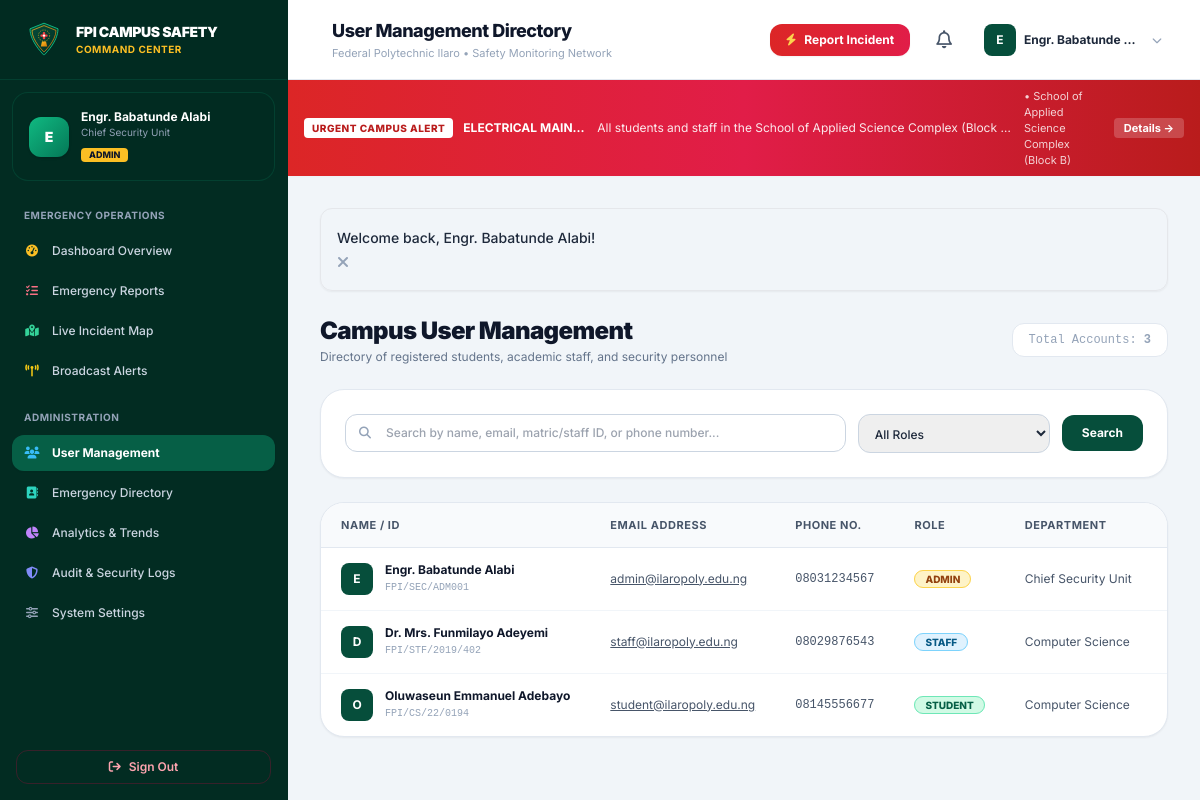
The page /admin/users.php (signed in) on the database its author committed.
### tables this page shows
CREATE TABLE `alerts` (
  `id` INT UNSIGNED AUTO_INCREMENT PRIMARY KEY,
  `title` VARCHAR(200) NOT NULL,
  `message` TEXT NOT NULL,
  `emergency_type` VARCHAR(100) NOT NULL,
  `severity` ENUM('Low', 'Medium', 'High', 'Critical') NOT NULL DEFAULT 'High',
  `location` VARCHAR(200) NOT NULL,
  `target_audience` ENUM('Everyone', 'Students', 'Staff') NOT NULL DEFAULT 'Everyone',
  `is_active` TINYINT(1) NOT NULL DEFAULT 1,
  `created_by` INT UNSIGNED NULL,
  `start_time` DATETIME NOT NULL DEFAULT CURRENT_TIMESTAMP,
  `expiry_time` DATETIME DEFAULT NULL,
  `created_at` TIMESTAMP DEFAULT CURRENT_TIMESTAMP,
  `updated_at` TIMESTAMP DEFAULT CURRENT_TIMESTAMP ON UPDATE CURRENT_TIMESTAMP,
  FOREIGN KEY (`created_by`) REFERENCES `users`(`id`) ON DELETE SET NULL,
  INDEX `idx_alerts_active` (`is_active`),
  INDEX `idx_alerts_severity` (`severity`)
);

CREATE TABLE `users` (
  `id` INT UNSIGNED AUTO_INCREMENT PRIMARY KEY,
  `name` VARCHAR(120) NOT NULL,
  `email` VARCHAR(150) NOT NULL UNIQUE,
  `phone` VARCHAR(25) NOT NULL,
  `role` ENUM('student', 'staff', 'admin') NOT NULL DEFAULT 'student',
  `id_number` VARCHAR(50) NOT NULL COMMENT 'Matric Number or Staff ID',
  `department` VARCHAR(100) NOT NULL,
  `password` VARCHAR(255) NOT NULL,
  `avatar` VARCHAR(255) DEFAULT NULL,
  `status` ENUM('active', 'inactive') NOT NULL DEFAULT 'active',
  `created_at` TIMESTAMP DEFAULT CURRENT_TIMESTAMP,
  `updated_at` TIMESTAMP DEFAULT CURRENT_TIMESTAMP ON UPDATE CURRENT_TIMESTAMP,
  INDEX `idx_users_role` (`role`),
  INDEX `idx_users_status` (`status`)
);

### admin/users.php (the view, shortened to what the rows shown need)
<?php
$pageTitle = 'User Management Directory';
require_once __DIR__ . '/../includes/nav-portal.php';
$pdo = getDB();
$sql = "SELECT * FROM users WHERE 1=1";
$params = [];
$sql .= " ORDER BY created_at DESC";
$stmt = $pdo->prepare($sql);
$stmt->execute($params);
$usersList = $stmt->fetchAll();
?>
<div class="space-y-6">
    <div class="flex flex-col sm:flex-row sm:items-center justify-between gap-4">
        <div>
            <h2 class="text-2xl font-black text-slate-900 tracking-tight">Campus User Management</h2>
        </div>
    </div>
    <div class="bg-white rounded-3xl border border-slate-200 shadow-sm overflow-hidden">
        <?php if (!empty($usersList)): ?>
        <div class="overflow-x-auto">
            <table class="w-full text-left text-xs">
                <thead class="bg-slate-50 border-b border-slate-200 text-slate-600 font-bold uppercase tracking-wider text-[11px]">
                    <tr>
                        <th class="py-3.5 px-5">Name / ID</th>
                        <th class="py-3.5 px-5">Email Address</th>
                        <th class="py-3.5 px-5">Phone No.</th>
                        <th class="py-3.5 px-5">Role</th>
                        <th class="py-3.5 px-5">Department</th>
                        <th class="py-3.5 px-5">Status</th>
                    </tr>
                </thead>
                <tbody class="divide-y divide-slate-100">
                    <?php foreach ($usersList as $u): ?>
                    <tr class="hover:bg-slate-50 transition">
                        <td class="py-3.5 px-5 whitespace-nowrap">
                            <div class="flex items-center gap-3">
                                <div class="w-8 h-8 rounded-lg bg-fpi-800 text-white font-bold text-xs flex items-center justify-center flex-shrink-0">
                                    <?= strtoupper(substr($u['name'], 0, 1)) ?>
                                </div>
                                <div>
                                    <span class="font-bold text-slate-900 block"><?= e($u['name']) ?></span>
                                    <span class="text-[10px] text-slate-400 font-mono"><?= e($u['id_number']) ?></span>
                                </div>
                            </div>
                        </td>
                        <td class="py-3.5 px-5 text-slate-600 whitespace-nowrap">
                            <a href="mailto:<?= e($u['email']) ?>" class="hover:text-fpi-800 underline"><?= e($u['email']) ?></a>
                        </td>
                        <td class="py-3.5 px-5 text-slate-600 whitespace-nowrap font-mono">
                            <?= e($u['phone']) ?>
                        </td>
                        <td class="py-3.5 px-5 whitespace-nowrap">
                            <span class="px-2.5 py-0.5 rounded-full text-[10px] font-extrabold uppercase <?=
                                $u['role'] === 'admin' ? 'bg-amber-100 text-amber-800 border border-amber-300' :
                                ($u['role'] === 'staff' ? 'bg-sky-100 text-sky-800 border border-sky-300' :
                                'bg-emerald-100 text-emerald-800 border border-emerald-300')
                            ?>">
                                <?= e($u['role']) ?>
                            </span>
                        </td>
                        <td class="py-3.5 px-5 text-slate-600 max-w-[160px] truncate">
                            <?= e($u['department']) ?>
                        </td>
                        <td class="py-3.5 px-5 whitespace-nowrap">
                        </td>
                    </tr>
                    <?php endforeach; ?>
                </tbody>
            </table>
        </div>
        <?php else: ?>
        <div class="p-16 text-center text-slate-400 text-xs">
            No registered users found matching filter.
        </div>
        <?php endif; ?>
    </div>
</div>
<?php require_once __DIR__ . '/../includes/footer-portal.php'; ?>

### includes/nav-portal.php (shortened to what the rows shown need)
<?php
require_once __DIR__ . '/functions.php';
$user = current_user();
$activeAlerts = get_active_alerts($user['role'] === 'student' ? 'Students' : ($user['role'] === 'staff' ? 'Staff' : 'Everyone'));
$criticalAlert = null;
foreach ($activeAlerts as $a) {
    if ($a['severity'] === 'Critical' || $a['severity'] === 'High') {
        $criticalAlert = $a;
        break;
    }
}
?>
<!DOCTYPE html>
<html lang="en" class="h-full bg-slate-100">
<head>
    <script src="https://cdn.tailwindcss.com"></script>
    <link rel="stylesheet" href="https://cdnjs.cloudflare.com/ajax/libs/font-awesome/6.5.1/css/all.min.css">
    <link rel="stylesheet" href="https://unpkg.com/leaflet@1.9.4/dist/leaflet.css" />
    <link rel="stylesheet" href="<?= BASE_URL ?>/assets/css/style.css">
</head>
<body class="flex h-full overflow-hidden text-slate-800 antialiased">
    <div class="flex-1 flex flex-col h-full overflow-hidden min-w-0">
        <header class="h-20 bg-white border-b border-slate-200 flex items-center justify-between px-4 sm:px-6 lg:px-8 z-30 flex-shrink-0 shadow-xs">
            <div class="flex items-center space-x-3">
                <div>
                    <h1 class="text-base sm:text-lg font-extrabold text-slate-900 tracking-tight leading-tight">
                        <?= isset($pageTitle) ? e($pageTitle) : 'Portal' ?>
                    </h1>
                </div>
            </div>
        </header>
        <?php if ($criticalAlert): ?>
        <div class="bg-gradient-to-r from-red-600 via-rose-600 to-red-700 text-white text-xs py-2 px-4 shadow-sm flex items-center justify-between gap-3 flex-shrink-0">
            <div class="flex items-center space-x-2.5 overflow-hidden">
                <span class="inline-flex items-center px-2 py-0.5 rounded bg-white text-red-700 font-extrabold text-[10px] tracking-wider uppercase flex-shrink-0 animate-pulse">
                    URGENT CAMPUS ALERT
                </span>
                <span class="font-bold truncate"><?= e($criticalAlert['title']) ?>:</span>
                <span class="truncate text-white/90"><?= e($criticalAlert['message']) ?></span>
                <span class="opacity-80 text-[11px] hidden md:inline">&bull; <?= e($criticalAlert['location']) ?></span>
            </div>
            <a href="<?= BASE_URL ?>/student/alerts.php" class="text-[11px] bg-white/20 hover:bg-white/30 text-white font-bold px-2.5 py-0.5 rounded whitespace-nowrap transition">
                Details &rarr;
            </a>
        </div>
        <?php endif; ?>
        <main class="flex-1 overflow-y-auto p-4 sm:p-6 lg:p-8 bg-slate-100/70">
            <?php if ($flashMsg = display_flash()): ?>
                <div class="max-w-7xl mx-auto mb-4">
            <?php endif; ?>
            <div class="max-w-7xl mx-auto space-y-6">

### rows shown on the page
alerts: title "ELECTRICAL MAIN…", message "All students and staff in the School of Applied Science Complex (Block…", location "School of Applied Science Complex (Block B)"
users: name "E", name "Engr. Babatunde Alabi", id_number "FPI/SEC/ADM001", email "admin@ilaropoly.edu.ng", phone "08031234567", role "ADMIN", department "Chief Security Unit"
users: name "D", name "Dr. Mrs. Funmilayo Adeyemi", id_number "FPI/STF/2019/402", email "staff@ilaropoly.edu.ng", phone "08029876543", role "STAFF", department "Computer Science"
users: name "O", name "Oluwaseun Emmanuel Adebayo", id_number "FPI/CS/22/0194", email "student@ilaropoly.edu.ng", phone "08145556677", role "STUDENT", department "Computer Science"

### other values the page prints
substr($user['name'], 0, 1) "E"
$user['name'] "Engr. Babatunde Alabi"
$user['department'] "Chief Security Unit"
$user['role'] "ADMIN"
$pageTitle "User Management Directory"
$user['name'] "Engr. Babatunde…"
$msg "Welcome back, Engr. Babatunde Alabi!"
count($usersList) "3"
